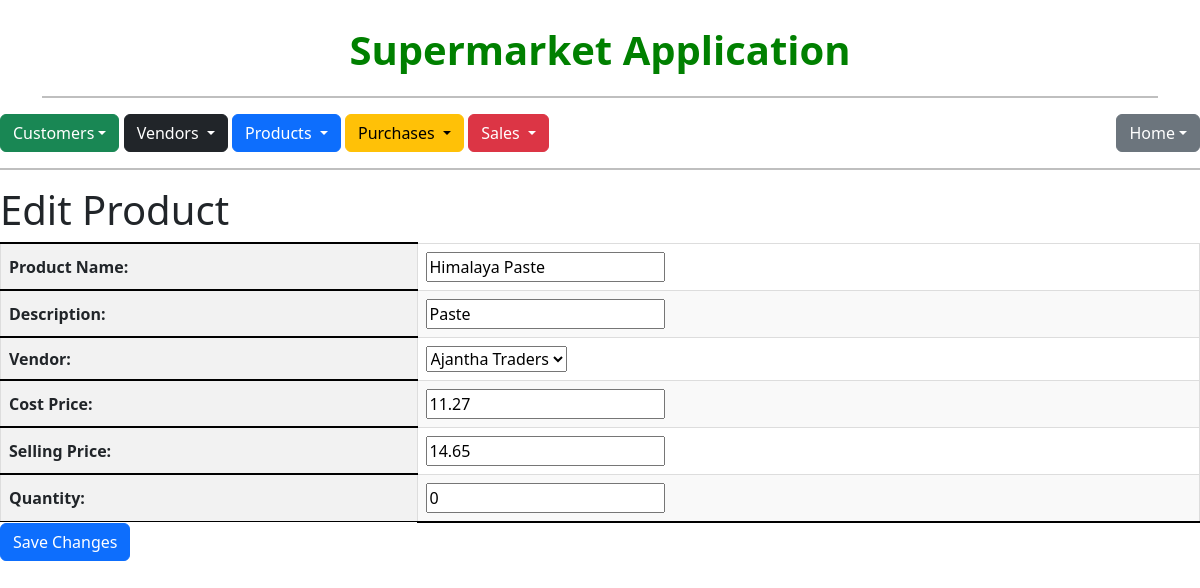
The app's page /products/edit/1/ with its own data.
### products/models.py (models this page shows, shortened)
class Product(models.Model):
    name = models.CharField(max_length=50, unique=True, verbose_name= ('Product Name'))
    description = models.CharField(max_length=50, verbose_name= ('Description'))
    vendor = models.ForeignKey(Vendor, on_delete=models.CASCADE)
    cost_price = models.DecimalField(max_digits=10, decimal_places=2, verbose_name= ('Cost Price'))
    selling_price = models.DecimalField(max_digits=10, decimal_places=2, verbose_name= ('Selling Price'))
    quantity = models.IntegerField(default=0)

### vendors/models.py (models this page shows, shortened)
class Vendor(models.Model):
    name = models.CharField(max_length=50, unique=True, verbose_name= ('Vendor Name'))
    email = models.CharField(max_length=25, verbose_name= ('Email'))
    phone_number = models.CharField(max_length=10, unique=True, verbose_name= ('Phone Number'))
    address = models.CharField(max_length=25, verbose_name= ('Address'))

### products/views.py (the view)
# urls.py: path('edit/<int:pk>/', views.product_edit, name='product_edit'),
def product_edit(request, pk):
    product = get_object_or_404(Product, pk=pk)
    if request.method == 'POST':
        form = ProductForm(request.POST, instance=product)
        if form.is_valid():
            form.save()
            return redirect('products:product_list')
    else:
        form = ProductForm(instance=product)
    return render(request, 'products/products_edit.html', {'form': form})

### products/forms.py
class ProductForm(forms.ModelForm):
    def __init__(self, *args, **kwargs):
        super().__init__(*args, **kwargs)
        choices = [('', '---------')] + list(Vendor.objects.all().values_list('id', 'name'))
        self.fields['vendor'].widget = forms.Select(choices=choices)
    class Meta:
        model = Product
        fields = ['name', 'description', 'vendor', 'cost_price', 'selling_price', 'quantity']

### templates/products/products_edit.html (shortened to what this page needs)
{% extends 'main.html' %}
{% block content %}
  <h1>Edit Product</h1>
  <form method="post">
    <table>
        {{ form.as_table }}
    </table>
    <button type="submit" class="btn btn-primary">Save Changes</button>
  </form>
{% endblock %}

### static/css/styles.css (style rules this page uses)
table { border-collapse: collapse; width: 100%; }
table th, table td { border: 1px solid #ddd; padding: 8px; }
table th { background-color: #f2f2f2; font-weight: bold; border-top: 2px solid black; border-bottom: 1px solid black; border-image: linear-gradient(black, black) 0 0 2px; }
table tr:nth-child(even) { background-color: #f9f9f9; }
table tr:last-child td { border-bottom: 2px solid black; }

### records on screen
Product: name "Himalaya Paste", description "Paste", vendor "Ajantha Traders", cost_price "11.27", selling_price "14.65", quantity "0"
